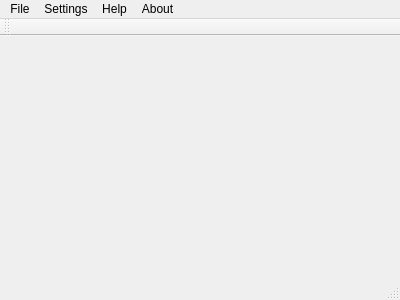
<?xml version="1.0" encoding="UTF-8"?>
<ui version="4.0">
 <class>SameGameWindow</class>
 <widget class="QMainWindow" name="SameGameWindow">
  <property name="geometry">
   <rect>
    <x>0</x>
    <y>0</y>
    <width>400</width>
    <height>300</height>
   </rect>
  </property>
  <property name="windowTitle">
   <string>Victor's Same Game</string>
  </property>
  <widget class="BoardView" name="centralWidget"/>
  <widget class="QToolBar" name="mainToolBar">
   <attribute name="toolBarArea">
    <enum>TopToolBarArea</enum>
   </attribute>
   <attribute name="toolBarBreak">
    <bool>false</bool>
   </attribute>
  </widget>
  <widget class="QMenuBar" name="menuBar">
   <property name="geometry">
    <rect>
     <x>0</x>
     <y>0</y>
     <width>400</width>
     <height>21</height>
    </rect>
   </property>
   <widget class="QMenu" name="menuFile">
    <property name="title">
     <string>File</string>
    </property>
    <addaction name="actionNew_Game"/>
    <addaction name="actionSave_Game"/>
    <addaction name="actionLoad_Game"/>
   </widget>
   <widget class="QMenu" name="menuSettings">
    <property name="title">
     <string>Settings</string>
    </property>
    <addaction name="actionBoard_Size"/>
    <addaction name="actionNumber_of_Colours"/>
   </widget>
   <widget class="QMenu" name="menuAbout">
    <property name="title">
     <string>About</string>
    </property>
    <addaction name="actionGame"/>
    <addaction name="actionAuthor"/>
   </widget>
   <widget class="QMenu" name="menuHelp">
    <property name="title">
     <string>Help</string>
    </property>
   </widget>
   <addaction name="menuFile"/>
   <addaction name="menuSettings"/>
   <addaction name="menuHelp"/>
   <addaction name="menuAbout"/>
  </widget>
  <widget class="QStatusBar" name="statusBar"/>
  <action name="actionNew_Game">
   <property name="text">
    <string>New Game</string>
   </property>
   <property name="toolTip">
    <string>Starts a new game using the current settings.</string>
   </property>
   <property name="shortcut">
    <string>Ctrl+N</string>
   </property>
  </action>
  <action name="actionSave_Game">
   <property name="text">
    <string>Save Game</string>
   </property>
   <property name="toolTip">
    <string>Saves a game in progress to a file of your choosing.</string>
   </property>
   <property name="shortcut">
    <string>Ctrl+S</string>
   </property>
  </action>
  <action name="actionLoad_Game">
   <property name="text">
    <string>Load Game</string>
   </property>
   <property name="toolTip">
    <string>Loads a game of your choosing into the program.</string>
   </property>
   <property name="shortcut">
    <string>Ctrl+L</string>
   </property>
  </action>
  <action name="actionBoard_Size">
   <property name="text">
    <string>Board Size</string>
   </property>
   <property name="toolTip">
    <string>Shows a dialog which allows you to change the size that will be used for the next game.</string>
   </property>
   <property name="shortcut">
    <string>Ctrl+B</string>
   </property>
  </action>
  <action name="actionNumber_of_Colours">
   <property name="text">
    <string>Number of Colours</string>
   </property>
   <property name="toolTip">
    <string>Shows a dialog which allows you to choose the number of colours used for the next game.</string>
   </property>
   <property name="shortcut">
    <string>Ctrl+C</string>
   </property>
  </action>
  <action name="actionGame">
   <property name="text">
    <string>Game</string>
   </property>
   <property name="shortcut">
    <string>Ctrl+H</string>
   </property>
  </action>
  <action name="actionAuthor">
   <property name="text">
    <string>Author</string>
   </property>
   <property name="shortcut">
    <string>Ctrl+A</string>
   </property>
  </action>
 </widget>
 <layoutdefault spacing="6" margin="11"/>
 <customwidgets>
  <customwidget>
   <class>BoardView</class>
   <extends>QWidget</extends>
   <header>boardview.hpp</header>
   <container>1</container>
  </customwidget>
 </customwidgets>
 <resources/>
 <connections/>
</ui>
